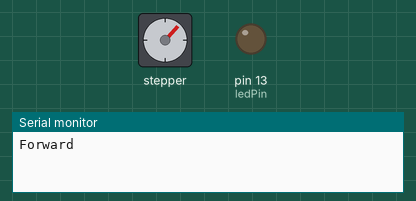
Recording of a sketch running on a simulated Arduino Uno, built with avr-gcc and run on an emulated ATmega328P. Parts: stepper motor, output pins drawn as LEDs (lit = HIGH), the last lines printed to the serial monitor. Stepper angles assume 200 steps per turn.

Above: at 1.45 s.
At 10.38 s:
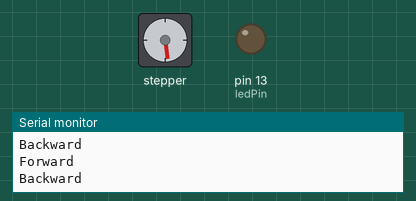
At 19.8 s:
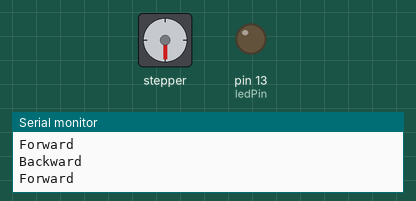
At 38.9 s:
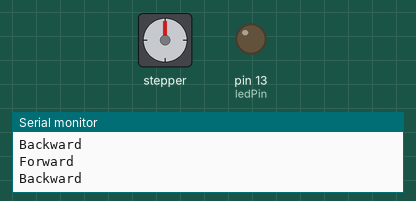
Timing chart, 0 to 40.0 s (numbered marks = the images above):
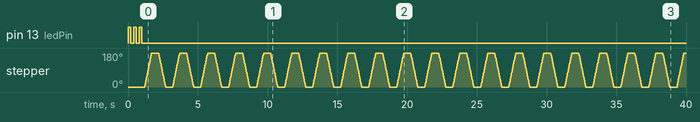

The sketch:

stepper_only.ino
```cpp
// Stepper only.

//http://www.tigoe.net/pcomp/code/circuits/motors/stepper-motors/
//http://dlnmh9ip6v2uc.cloudfront.net/datasheets/Robotics/42BYGHM809.PDF

/*
 Stepper Motor Controller
 language: Wiring/Arduino

 This program drives a unipolar or bipolar stepper motor.
 The motor is attached to digital pins 8 and 9 of the Arduino.

 The motor moves 100 steps in one direction, then 100 in the other.

*/

// define the pins that the motor is attached to. You can use
// any digital I/O pins.

#include <Stepper.h>

#define motorSteps 200     // change this depending on the number of steps
                           // per revolution of your motor
#define motorPin1 8
#define motorPin2 9
#define ledPin 13

// initialize of the Stepper library:
Stepper myStepper(motorSteps, motorPin1,motorPin2);

void setup() {
  // set the motor speed at 60 RPMS:
  myStepper.setSpeed(60);

  // Initialize the Serial port:
  Serial.begin(9600);

  // set up the LED pin:
  pinMode(ledPin, OUTPUT);
  // blink the LED:
  blink(3);
}

void loop() {
  // Step forward 100 steps:
  Serial.println("Forward");
  myStepper.step(100);
  delay(500);

  // Step backward 100 steps:
  Serial.println("Backward");
  myStepper.step(-100);
  delay(500);

}

// Blink the reset LED:
void blink(int howManyTimes) {
  int i;
  for (i=0; i< howManyTimes; i++) {
    digitalWrite(ledPin, HIGH);
    delay(200);
    digitalWrite(ledPin, LOW);
    delay(200);
  }
}
```

Measured:
- by itself, stepper: turns 180° clockwise in 0.48 s, then 180° counter-clockwise in 0.48 s, repeating every 2.0 s
